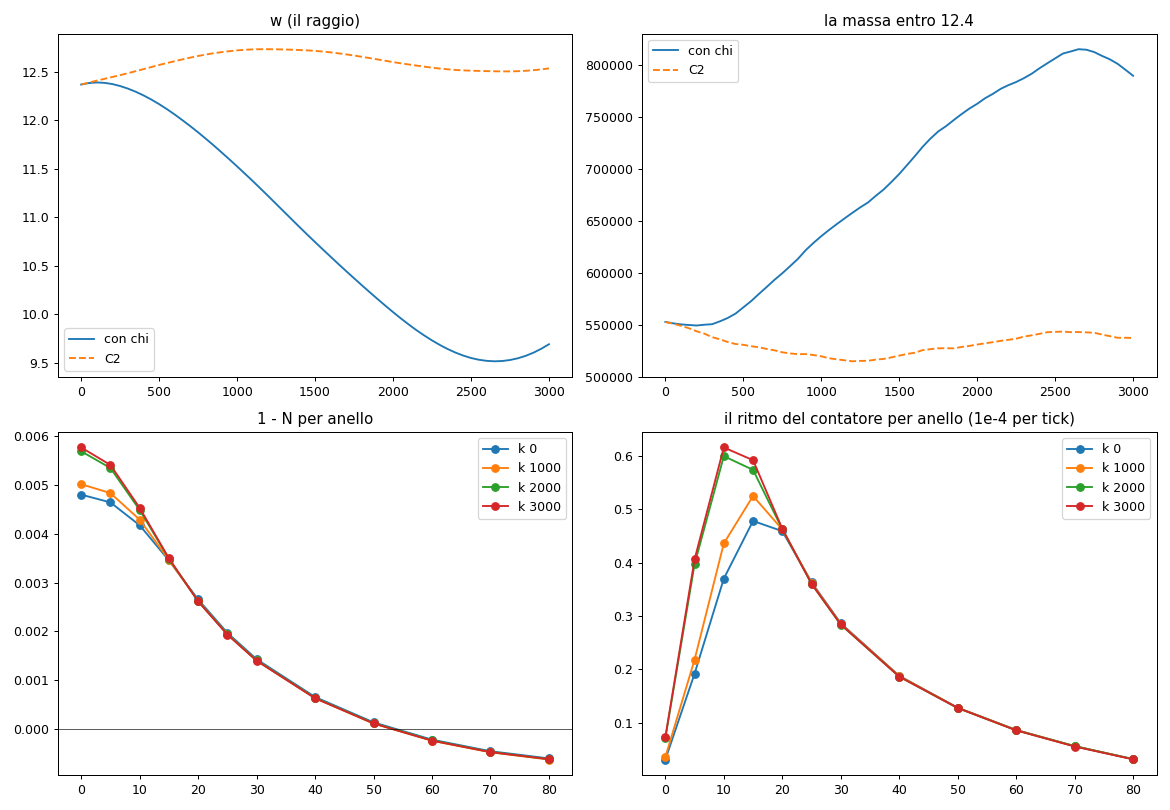

Here is the Python script that generated this plot:
# -*- coding: utf-8 -*-
r"""**LA PARTE C: IL MATTONE DI C2 COL CAMPO CHI, 3000 TICK** *(il mandato di Luca `2026-11-21` `15:57`, con la forma (a) e la massa; il task history `doc/TASK_HISTORY/2026-11-21_lapse_u.md` del ramo `lapse-u`, sez. `9.4`)*. [[PROGETTO-MITOSI]]

    E:\python\py3132\python.exe doc/referti_l2/chi_mattone.py corsa --fino 3000 --registro chi-mattone
    E:\python\py3132\python.exe doc/referti_l2/chi_mattone.py referto > doc/referti_l2/chi_mattone.txt

**La corsa** *(il cammino di `controllo_senza_bordo.corsa`, `CorsaSB` con il tick di `chi_tick` al posto di `tick_GU`; NESSUN lapse `N(rho)`: `PO.accendi` non si chiama)*: i parametri CALCOLATI *(`chi_tick.parametri`)*; **`k 0` di C2** *(`prepara`, senza bordo)*; **`chi` al profilo statico della sorgente di `k 0`, `pi = 0`**; ogni `50` tick le misure di C2 *(`Misure`)* piu' **il picco di `rho`, `H` e `H_chi`, la media di `chi`, `1 - N` per anello, il ritmo `pi |cs_i - cs_j|` per anello, `max |Theta|`**; gli stati ogni `250` tick in `E:/soliton_simulator/controllo/CHI/mattone/` *(con `chi`, `pi`, `theta_a`)*.
**Il referto:** il confronto con C2 agli stessi tick *(`E:/soliton_simulator/controllo/C2/serie_03000.npz`; il picco dagli stati di C2 ogni `250`)*; **P-X4** *(a `3000` tick `w` = `raggio` e la massa entro `12.4` entro il `10%` di C2: «il mattone regge»)*; **P-X5** *(`1 - N` all'anello `60` sopra il `5%` del centro per tutta la corsa; ### la coda contro il vuoto lontano, la carta sez. `11.4`: `(u60 - u80) / (u0 - u80)`, e accanto il rapporto grezzo)*; **le figure** *(`chi_mattone.png`)*.
"""
import argparse
import json
import math
import os
import sys
import time

import numpy as np

_QUI = os.path.dirname(os.path.abspath(__file__))
_RADICE = os.path.dirname(os.path.dirname(_QUI))
for _p in (_QUI, os.path.join(_RADICE, "csv", "solitone"), os.path.join(_RADICE, "csv"), os.path.join(_RADICE, "primo_ordine")):
    if _p not in sys.path:
        sys.path.insert(0, _p)
import chi_tick as CT

DIR = os.path.join("E:" + os.sep, "soliton_simulator", "controllo", "CHI", "mattone")
F_C2_SERIE = os.path.join("E:" + os.sep, "soliton_simulator", "controllo", "C2", "serie_03000.npz")
D_C2 = os.path.join("E:" + os.sep, "soliton_simulator", "controllo", "C2")
OGNI, OGNI_STATO = 50, 250
ANELLI = (0, 5, 10, 15, 20, 25, 30, 40, 50, 60, 70, 80)


def sha1(f):
    import hashlib
    h = hashlib.sha1()
    with open(f, "rb") as fh:
        for b in iter(lambda: fh.read(1 << 20), b""):
            h.update(b)
    return h.hexdigest()


def anello(r, y, R):
    w = (r >= R - 0.5) & (r < R + 0.5)
    return float(y[w].mean()) if w.any() else math.nan


def corsa(k_fino, reg):
    import _presidio
    _presidio.avvia(os.path.join(_QUI, "chi_tick.py"))
    _presidio.avvia(__file__)
    import prova_scatola5 as PS
    import controllo_senza_bordo as CSB
    from solitone import _registro_corse as RC
    from solitone import toro as TO
    MT, CTO, CV, MR = PS.MT, PS.CT, PS.CV, PS.MR
    PS.presidi()
    rho_c, t0, e = MT.rho_c_assoluto(), MT.G2.T0, MT.PB.E_DECISO
    t00 = time.time()
    os.makedirs(DIR, exist_ok=True)
    print("=" * 140)
    print("LA PARTE C: IL MATTONE DI C2 COL CAMPO CHI (Luca 2026-11-21 15:57; il task history del ramo lapse-u, sez. 9.4), da k 0 a k %d" % k_fino)
    print("=" * 140)
    with CV.scena_L(186, PS.FATTORE_R_A * PS.R_OGG_MAX) as Z:
        mot = Z["mot"]
        n, m = mot.inc.n, mot.inc.m
        s = float(Z["s"])
        Lp = CT.Laplaciano(mot)
        C0 = PS.PO.campi(Z, rho_c, e)
        e0 = float(C0.e0)
        P, m0, a, _c = CT.parametri(Z, PS, CSB, Lp, rho_c, e, t0, s, e0, "C2")
        print("### i parametri (CALCOLATI): %r; m0 %+.12e; a %.10e" % (P, m0, a))
        C, meta = CSB.prepara(Z, 186, False, rho_c, e, t0)
        rho = MT.rho_di(Z)
        meta["centro"] = [float(x) for x in MT.centro_di(Z, rho)]
        meta["lab"] = meta["centro"]
        meta["parametri"] = {"kappa": P.kappa, "c0": P.c0, "m0": m0, "c2": P.c2, "m2": P.m2, "e0": P.e0, "s": P.s}
        M = CSB.Misure(Z, meta["centro"])
        r = np.hypot(*TO.scarti(Z["m1"], Z["m2"], meta["centro"][0], meta["centro"][1], Z["L"]).T[:2])
        c0n = int(np.argmin(r))
        nodo = np.asarray(mot.inc.nodo)
        ra =0.5 * (r[nodo[0::2]] + r[nodo[1::2]])
        X = CT.nuovo_X(n, m, CT.chi_statico(mot, Z["st"], Z["par"], P, Lp, m0))
        print("### k 0 di C2: %s; il centro %s, il nodo %d; chi statico al centro %+.6e, 1 - N al centro %.6e" % (
            json.dumps({k: meta[k] for k in ("Delta", "R_ogg5_k0")}), meta["centro"], c0n, X["chi"][c0n], 1.0 - math.exp(-P.kappa * X["chi"][c0n])))

        class CorsaChi(CTO.Corsa):
            def passo(self, k, t, r_, e_):
                C_, Z_ = self.C, self.Z
                if e_ > 0.0 and C_.e_prec == 0.0:
                    rh = MT.rho_di(Z_)
                    C_.campo.A[...] = 0.0
                    C_.campo.E[...] = C_.gauss(e_ * (rh - rh.mean()))
                elif C_.e_prec > 0.0:
                    C_.campo.E *= e_ / C_.e_prec
                C_.campo.e = e_
                C_.e_prec = e_
                CT.tick_chi(Z_["z"], C_.campo, P, Lp, X)
                totp = float(np.sum(CTO.CO.conti_nodo(Z_)["tot"]))
                self.registra(k, totp, self.kv(), float(np.sum(np.abs(Z_["st"]["psi_h"]) ** 2)))

        EX = {x: [] for x in ("k", "picco", "H", "H_chi", "chi_medio", "max_theta") + tuple("uN_%d" % R for R in ANELLI) + tuple("rit_%d" % R for R in ANELLI)}

        def misura_chi(k):
            rh = MT.rho_di(Z)
            H, Hc = CT.energia_chi(mot, Z["st"], Z["par"], P, Lp, X, C.campo)
            uN = 1.0 - np.exp(-P.kappa * X["chi"])
            cs = P.s * np.exp(-P.kappa * X["chi"])
            rit = math.pi * np.abs(cs[nodo[0::2]] - cs[nodo[1::2]])
            EX["k"].append(k)
            EX["picco"].append(float(rh.max()))
            EX["H"].append(H)
            EX["H_chi"].append(Hc)
            EX["chi_medio"].append(float(X["chi"].mean()))
            EX["max_theta"].append(float(np.max(np.abs(X["theta_a"]))))
            for R in ANELLI:
                EX["uN_%d" % R].append(float(uN[c0n]) if R == 0 else anello(r, uN, R))
                EX["rit_%d" % R].append(anello(ra, rit, R) if R > 0 else float(np.mean(rit[(nodo[0::2] == c0n) | (nodo[1::2] == c0n)])))

        def salva(k):
            f = os.path.join(DIR, "stato_%05d.npz" % k)
            dati = {x: Z["st"][x] for x in Z["chiavi"]}
            dati.update(campo_A=C.campo.A, campo_E=C.campo.E, **{q: X[q] for q in CT.CHIAVI_CHI})
            np.savez(f, meta=np.array(json.dumps(dict(meta, k=k))), **dati)
            h = sha1(f)
            with open(f + ".sha1", "w", encoding="utf-8") as fh:
                fh.write(h + "\n")
            M.salva(os.path.join(DIR, "serie_%05d.npz" % k))
            np.savez(os.path.join(DIR, "serie_chi_%05d.npz" % k), **{q: np.array(v_) for q, v_ in EX.items()})
            return h

        RC_ = CorsaChi(Z, C)
        RC_.etichette([meta["lab"]])
        RC_.inizio(0)
        t1 = t_tappa = time.time()
        R5 = rg = float("nan")
        for k in range(0, k_fino + 1):
            if k > 0:
                RC_.passo(k, t0 + k, 1.0, e)
            rho = MT.rho_di(Z)
            c = MT.centro_di(Z, rho)
            if k > 0 and k % CTO.OGNI == 0:
                RC_.etichette([c])
                meta["lab"] = [float(x) for x in c]
            if k % PS.OGNI == 0:
                R5, _rr, _b = PS.r5(Z, t0 + k)
                rg = MR.raggio(Z, rho, c)
            if k % PS.OGNI_MAPPA == 0:
                PS.PO.dphi_nodi(Z, t0 + k)
            if k % MT.OGNI_GAUSS == 0:
                C.residuo()
            if k % OGNI == 0:
                M.misura(k, RC_, R5, rg)
                misura_chi(k)
            if k % 250 == 0:
                S = M.S
                print("    k %5d  la massa %.12e  l'energia %+.10e  il raggio %.4f  Min12.4 %.6e  il picco %.4e  H %+.10e  H_chi %+.4e  chi medio %+.4e  1-N centro %.4e  max|Theta| %.4f  (%.0f s)" % (
                    k, S["M"][-1], S["E"][-1], S["raggio"][-1], S["Min_12.4"][-1], EX["picco"][-1], EX["H"][-1], EX["H_chi"][-1], EX["chi_medio"][-1], EX["uN_0"][-1], EX["max_theta"][-1], time.time() - t00))
                sys.stdout.flush()
            if k > 0 and k % OGNI_STATO == 0:
                h = salva(k)
                print("    [stato] k %d sha1 %s" % (k, h[:8]))
            adesso = time.time()
            if reg and adesso - t_tappa >= MT.TAPPA_S:
                RC.tappa(reg, "k %d; %.3f s per tick; la memoria libera %.2f GB" % (k, (adesso - t1) / max(1, k), MT.memoria_gb()))
                t_tappa = adesso
        Z["metti"]()
    print("-" * 140)
    print("### %d tick in %.0f s (%.3f s per tick)" % (k_fino, time.time() - t1, (time.time() - t1) / max(1, k_fino)))
    print("=" * 140)
    return 0


def referto():
    import _presidio
    _presidio.avvia(__file__)
    f = os.path.join(DIR, "serie_03000.npz")
    fx = os.path.join(DIR, "serie_chi_03000.npz")
    with np.load(f) as d:
        S = {k: np.asarray(d[k]) for k in d.files}
    with np.load(fx) as d:
        X = {k: np.asarray(d[k]) for k in d.files}
    with np.load(F_C2_SERIE) as d:
        S2 = {k: np.asarray(d[k]) for k in d.files}
    print("=" * 140)
    print("LA PARTE C: IL MATTONE DI C2 COL CAMPO CHI, IL REFERTO (Luca 2026-11-21 15:57; il task history del ramo lapse-u, sez. 9.4)")
    print("=" * 140)
    print("### la serie con chi: %s (sha1 %s); C2: %s (sha1 %s)" % (f, sha1(f)[:8], F_C2_SERIE, sha1(F_C2_SERIE)[:8]))
    assert np.array_equal(S["k"], S2["k"]), "i tick delle due serie NON coincidono"
    print("       k    w chi     w C2     M<12.4 chi     M<12.4 C2      M<25 chi       M<25 C2      la norma chi    la norma C2     E chi            E C2")
    for i, k in enumerate(S["k"]):
        if k % 250 == 0:
            print("    %5d  %8.4f %8.4f  %13.6e  %13.6e  %13.6e  %13.6e  %.10e  %.10e  %+.8e  %+.8e" % (
                k, S["raggio"][i], S2["raggio"][i], S["Min_12.4"][i], S2["Min_12.4"][i], S["Min_25"][i], S2["Min_25"][i], S["M"][i], S2["M"][i], S["E"][i], S2["E"][i]))
    L = 186
    v = np.arange(L * L)
    a1, a2 = v // L, v % L
    jj = np.stack([((a1 + 1) % L) * L + a2, a1 * L + (a2 + 1) % L, ((a1 + 1) % L) * L + (a2 + 1) % L], axis=1).reshape(-1)
    nodo = np.empty(2 * len(jj), dtype=np.int64)
    nodo[0::2], nodo[1::2] = np.repeat(v, 3), jj
    print("### il picco di rho (ricalcolato dalle estremita'), con chi e C2:")
    for k in range(500, 3001, 500):
        fs = os.path.join(D_C2, "stato_%05d.npz" % k)
        assert open(fs + ".sha1", encoding="utf-8").read().split()[0] == sha1(fs)
        with np.load(fs) as d:
            p2 = float(np.max(np.bincount(nodo, weights=np.sum(np.abs(d["psi_h"]) ** 2, axis=1), minlength=L * L)))
        i = list(X["k"]).index(k)
        print("    k %5d   con chi %.6e   C2 %.6e   il rapporto %.4f" % (k, X["picco"][i], p2, X["picco"][i] / p2))
    print("### 1 - N per anello (con chi):")
    print("       k   " + "  ".join("%9s" % ("r %d" % R) for R in ANELLI) + "   chi medio     H_chi        H")
    for i, k in enumerate(X["k"]):
        if k % 250 == 0:
            print("    %5d   " % k + "  ".join("%9.2e" % X["uN_%d" % R][i] for R in ANELLI) + "   %+.3e   %+.3e   %+.8e" % (X["chi_medio"][i], X["H_chi"][i], X["H"][i]))
    print("### il ritmo del contatore pi |cs_i - cs_j| per anello (1e-4 per tick; l'anello 0: gli archi del nodo del centro), e max |Theta|:")
    for i, k in enumerate(X["k"]):
        if k % 500 == 0:
            print("    %5d   " % k + "  ".join("%9.4f" % (X["rit_%d" % R][i] * 1e4) for R in ANELLI) + "   max|Theta| %.4f" % X["max_theta"][i])
    i3 = list(S["k"]).index(3000)
    dw = abs(S["raggio"][i3] / S2["raggio"][i3] - 1.0)
    dm = abs(S["Min_12.4"][i3] / S2["Min_12.4"][i3] - 1.0)
    regge = dw <= 0.10 and dm <= 0.10
    print("### P-X4 (a 3000 tick w e la massa entro 12.4 entro il 10%% di C2): w %.4f contro %.4f (%.4f), M<12.4 %.6e contro %.6e (%.4f) -> %s" % (
        S["raggio"][i3], S2["raggio"][i3], dw, S["Min_12.4"][i3], S2["Min_12.4"][i3], dm, "VERA: il mattone REGGE" if regge else "FALSA: il mattone NON regge (FERMO)"))
    u0, u60, u80 = np.array(X["uN_0"]), np.array(X["uN_60"]), np.array(X["uN_80"])
    q = (u60 - u80) / (u0 - u80)
    qg = u60 / u0
    print("### P-X5 (la carta sez. 11.4: (u60 - u80) / (u0 - u80) sopra 0.05 a ogni misura): il minimo %.4f, il massimo %.4f -> %s; il rapporto grezzo u60 / u0: il minimo %.4f, il massimo %.4f" % (
        q.min(), q.max(), "VERA" if q.min() > 0.05 else "FALSA", qg.min(), qg.max()))
    try:
        import matplotlib
        matplotlib.use("Agg")
        import matplotlib.pyplot as plt
        fig, ax = plt.subplots(2, 2, figsize=(13, 9))
        ax[0, 0].plot(S["k"], S["raggio"], label="con chi")
        ax[0, 0].plot(S2["k"], S2["raggio"], "--", label="C2")
        ax[0, 0].set_title("w (il raggio)")
        ax[0, 0].legend()
        ax[0, 1].plot(S["k"], S["Min_12.4"], label="con chi")
        ax[0, 1].plot(S2["k"], S2["Min_12.4"], "--", label="C2")
        ax[0, 1].set_title("la massa entro 12.4")
        ax[0, 1].legend()
        for i, k in enumerate(X["k"]):
            if k in (0, 1000, 2000, 3000):
                ax[1, 0].plot(ANELLI, [X["uN_%d" % R][i] for R in ANELLI], marker="o", label="k %d" % k)
        ax[1, 0].axhline(0.0, color="k", lw=0.5)
        ax[1, 0].set_title("1 - N per anello")
        ax[1, 0].legend()
        for i, k in enumerate(X["k"]):
            if k in (0, 1000, 2000, 3000):
                ax[1, 1].plot(ANELLI, [X["rit_%d" % R][i] * 1e4 for R in ANELLI], marker="o", label="k %d" % k)
        ax[1, 1].set_title("il ritmo del contatore per anello (1e-4 per tick)")
        ax[1, 1].legend()
        fig.tight_layout()
        fp = os.path.join(_QUI, "chi_mattone.png")
        fig.savefig(fp, dpi=90)
        print("### le figure: %s" % fp)
    except ImportError as x:
        print("### le figure NON fatte: %s" % x)
    print("=" * 140)
    return 0


def main(argv):
    ap = argparse.ArgumentParser()
    sub = ap.add_subparsers(dest="cmd", required=True)
    c = sub.add_parser("corsa")
    c.add_argument("--fino", type=int, required=True)
    c.add_argument("--registro")
    sub.add_parser("referto")
    x = ap.parse_args(argv)
    if x.cmd == "corsa":
        return corsa(x.fino, x.registro)
    return referto()


if __name__ == "__main__":
    sys.exit(main(sys.argv[1:]))
